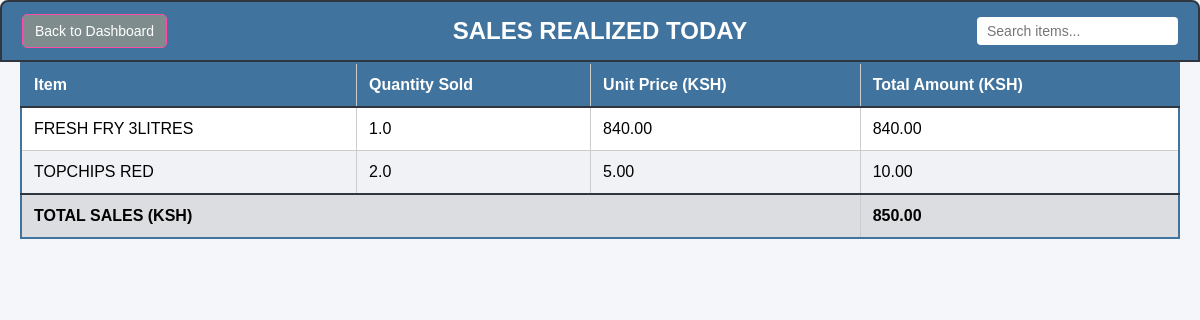
Screenshot of /sales-today with the database file from the repository.
### tables this page shows
CREATE TABLE sales (
            id INTEGER PRIMARY KEY AUTOINCREMENT,
            item_id INTEGER,
            quantity_sold REAL,
            total_amount REAL,
            date TEXT DEFAULT CURRENT_TIMESTAMP,
            FOREIGN KEY (item_id) REFERENCES items(id)
        );

CREATE TABLE items (
            id INTEGER PRIMARY KEY AUTOINCREMENT,
            item TEXT NOT NULL,
            description TEXT,
            price_per_pc_or_kg REAL NOT NULL,
            total_quantity_available REAL DEFAULT 0,
            total_stock_amount REAL DEFAULT 0,
            date_added TEXT DEFAULT CURRENT_TIMESTAMP
        );

### app.py (the view)
@app.route('/sales-today')
def sales_today():
    conn = get_connection()
    c = conn.cursor()
    today = datetime.now().strftime("%Y-%m-%d")
    c.execute('''
        SELECT i.item, s.quantity_sold, i.price_per_pc_or_kg, s.total_amount
        FROM sales s
        JOIN items i ON s.item_id = i.id
        WHERE date(s.date) = ?
    ''', (today,))
    sales = c.fetchall()
    total_sales = sum(s[3] for s in sales)
    conn.close()
    return render_template('sales_today.html', sales=sales, total_sales=total_sales)

### app.py (called while the page is built)
def get_connection(retries: int = 5, retry_delay: float = 0.15):
    last_exc = None
    for attempt in range(retries):
        try:
            conn = sqlite3.connect(DB_PATH, timeout=5, check_same_thread=False)
            return conn
        except sqlite3.OperationalError as e:
            last_exc = e
            if 'locked' in str(e).lower():
                time.sleep(retry_delay)
                continue
            raise
    raise sqlite3.OperationalError(f"Could not get DB connection after {retries} retries: {last_exc}")

### Templates/sales_today.html (shortened to what this page needs)
<!DOCTYPE html>
<html lang="en">
<head>
</head>
<body>
<div class="header-container">
    <a class="back-btn" href="{{ url_for('index') }}">Back to Dashboard</a>
    <h1>SALES REALIZED TODAY</h1>
    <input type="text" class="search-bar" placeholder="Search items..." id="itemSearch">
</div>
<div class="table-container">
    <table>
        <thead>
            <tr>
                <th>Item</th>
                <th>Quantity Sold</th>
                <th>Unit Price (KSH)</th>
                <th>Total Amount (KSH)</th>
            </tr>
        </thead>
        <tbody id="salesTable">
            {% for sale in sales %}
            <tr>
                <td>{{ sale[0] }}</td>
                <td>{{ sale[1] }}</td>
                <td>{{ "{:,.2f}".format(sale[2]) }}</td>
                <td>{{ "{:,.2f}".format(sale[3]) }}</td>
            </tr>
            {% endfor %}
        </tbody>
        <tfoot>
            <tr>
                <td colspan="3">TOTAL SALES (KSH)</td>
                <td>{{ "{:,.2f}".format(total_sales) }}</td>
            </tr>
        </tfoot>
    </table>
</div>
</body>
</html>

### Templates/sales_today.html (style rules this page uses)
html, body { height: 100%; margin: 0; padding: 0; font-family: Arial, sans-serif; background-color: #f5f6fa; display: flex; flex-direction: column; }
.header-container { display: flex; align-items: center; justify-content: space-between; position: sticky; top: 0; background-color: #40739e; padding: 12px 20px; border-radius: 8px 8px 0 0; color: white; border: 2px solid #2f3640; z-index: 1000; }
.header-container h1 { position: absolute; left: 50%; transform: translateX(-50%); margin: 0; font-size: 24px; }
.back-btn { padding: 8px 12px; background-color: #7f8c8d; color: white; border-radius: 5px; text-decoration: none; font-size: 14px; border: 1px solid #ff4da6; z-index: 1100; }
.search-bar { padding: 6px 10px; font-size: 14px; border-radius: 4px; border: none; }
.table-container { flex: 1; overflow-y: auto; margin: 0 20px 20px 20px; }
table { width: 100%; border-collapse: collapse; background-color: #fff; border: 2px solid #40739e; border-radius: 0 0 8px 8px; }
th, td { padding: 12px; border: 1px solid #ccc; text-align: left; }
thead th { position: sticky; top: 0; background-color: #40739e; color: white; z-index: 500; border-bottom: 2px solid #2f3640; }
tr:nth-child(even) { background-color: #f1f2f6; }
tfoot td { font-weight: bold; border-top: 2px solid #2f3640; background-color: #dcdde1; position: sticky; bottom: 0; z-index: 400; }

### rows the page displays
sales: item "FRESH FRY 3LITRES", quantity_sold "1.0", total_amount "840.00"
items: price_per_pc_or_kg "840.00"
sales: item "TOPCHIPS RED", quantity_sold "2.0", total_amount "10.00"
items: price_per_pc_or_kg "5.00"

### other values shown
{{ "{:,.2f}".format(total_sales) }} "850.00"
